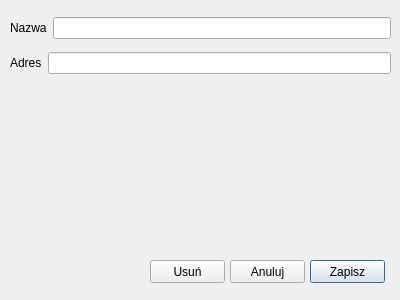
<?xml version="1.0" encoding="UTF-8"?>
<ui version="4.0">
 <class>odbiorcy_edycja</class>
 <widget class="QDialog" name="odbiorcy_edycja">
  <property name="geometry">
   <rect>
    <x>0</x>
    <y>0</y>
    <width>400</width>
    <height>300</height>
   </rect>
  </property>
  <property name="windowTitle">
   <string>Dialog</string>
  </property>
  <widget class="QPushButton" name="zapisz">
   <property name="geometry">
    <rect>
     <x>310</x>
     <y>260</y>
     <width>75</width>
     <height>23</height>
    </rect>
   </property>
   <property name="text">
    <string>Zapisz</string>
   </property>
  </widget>
  <widget class="QWidget" name="verticalLayoutWidget">
   <property name="geometry">
    <rect>
     <x>10</x>
     <y>10</y>
     <width>381</width>
     <height>71</height>
    </rect>
   </property>
   <layout class="QVBoxLayout" name="verticalLayout_2">
    <item>
     <layout class="QHBoxLayout" name="horizontalLayout">
      <item>
       <widget class="QLabel" name="napis_nazwa">
        <property name="text">
         <string>Nazwa</string>
        </property>
       </widget>
      </item>
      <item>
       <widget class="QLineEdit" name="pole_nazwa"/>
      </item>
     </layout>
    </item>
    <item>
     <layout class="QHBoxLayout" name="horizontalLayout_2">
      <item>
       <widget class="QLabel" name="napis_adres">
        <property name="text">
         <string>Adres</string>
        </property>
       </widget>
      </item>
      <item>
       <widget class="QLineEdit" name="pole_adres"/>
      </item>
     </layout>
    </item>
   </layout>
  </widget>
  <widget class="QPushButton" name="usun">
   <property name="geometry">
    <rect>
     <x>150</x>
     <y>260</y>
     <width>75</width>
     <height>23</height>
    </rect>
   </property>
   <property name="text">
    <string>Usuń</string>
   </property>
  </widget>
  <widget class="QPushButton" name="pushButton">
   <property name="geometry">
    <rect>
     <x>230</x>
     <y>260</y>
     <width>75</width>
     <height>23</height>
    </rect>
   </property>
   <property name="text">
    <string>Anuluj</string>
   </property>
  </widget>
 </widget>
 <resources/>
 <connections/>
</ui>
